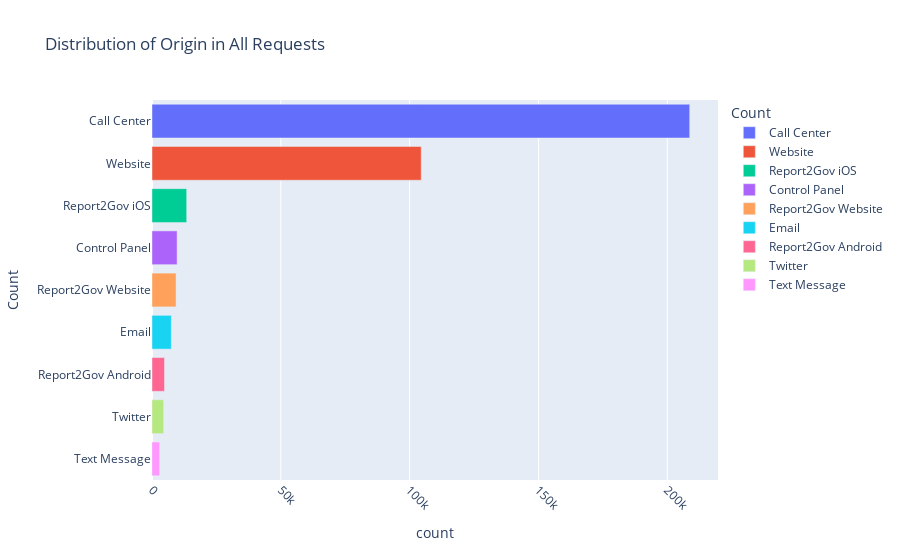
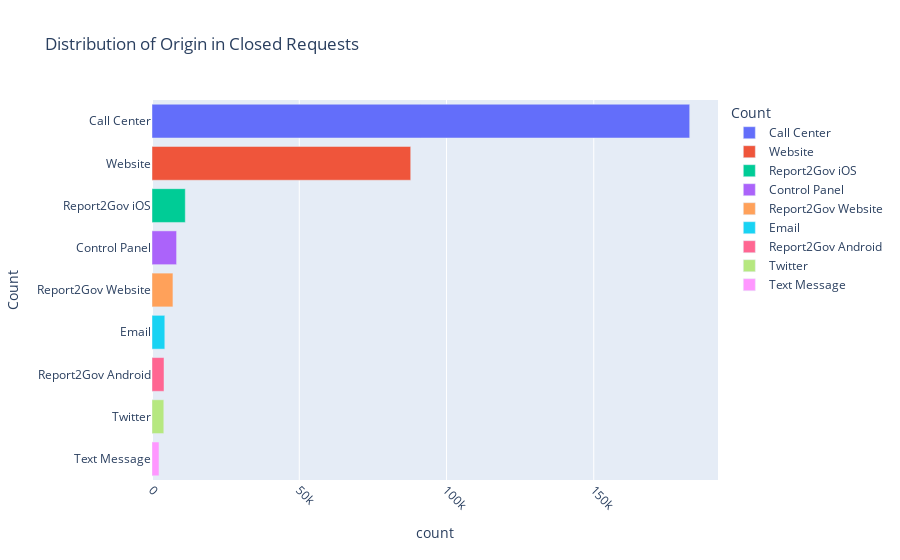
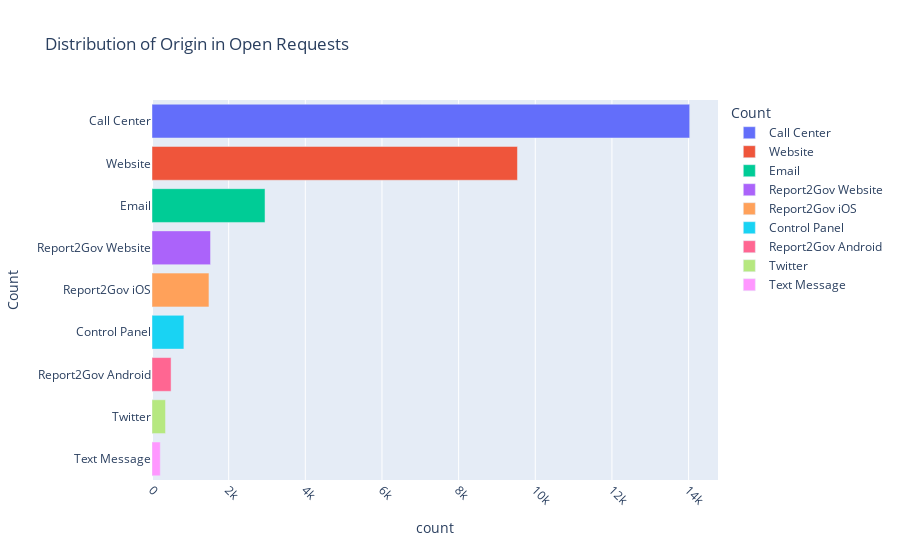
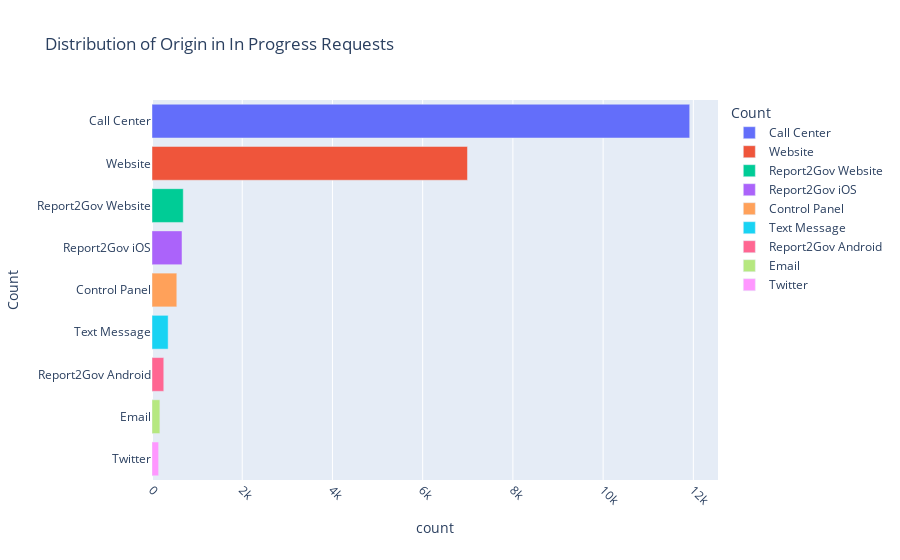

Here is the notebook cell these charts were saved with, in order:
### Code cell
# Visualize the distribution of 'origin'

# Distribution of Origin in All Requests
fig_all = px.bar(data_sorted['origin'].value_counts().reset_index(),
                 x='count', y='origin',
                 labels={'index': 'Origin', 'origin': 'Count'},
                 title='Distribution of Origin in All Requests',
                 color='origin')
fig_all.update_layout(xaxis=dict(tickangle=45))
fig_all.show()

# Distribution of Origin in Closed Requests
fig_closed = px.bar(df_closed['origin'].value_counts().reset_index(),
                    x='count', y='origin',
                    labels={'index': 'Origin', 'origin': 'Count'},
                    title='Distribution of Origin in Closed Requests',
                    color='origin',)
fig_closed.update_layout(xaxis=dict(tickangle=45))
fig_closed.show()

# Distribution of Origin in Open Requests
fig_open = px.bar(df_open['origin'].value_counts().reset_index(),
                  x='count', y='origin',
                  labels={'index': 'Origin', 'origin': 'Count'},
                  title='Distribution of Origin in Open Requests',
                  color='origin')
fig_open.update_layout(xaxis=dict(tickangle=45))
fig_open.show()

# Distribution of Origin in In Progress Requests
fig_in_progress = px.bar(df_in_progress['origin'].value_counts().reset_index(),
                         x='count', y='origin',
                         labels={'index': 'Origin', 'origin': 'Count'},
                         title='Distribution of Origin in In Progress Requests',
                         color='origin')
fig_in_progress.update_layout(xaxis=dict(tickangle=45))
fig_in_progress.show()

### Figure 1 — Plotly figure (JSON) as saved in the notebook; plotly's stock layout.template omitted (floating-point values rounded to 4 significant figures)
{"data": [{"hovertemplate": "Count=%{y}<br>count=%{x}<extra></extra>", "legendgroup": "Call Center", "marker": {"color": "#636efa", "pattern": {"shape": ""}}, "name": "Call Center", "orientation": "h", "showlegend": true, "textposition": "auto", "type": "bar", "x": [208698], "xaxis": "x", "y": ["Call Center"], "yaxis": "y"}, {"hovertemplate": "Count=%{y}<br>count=%{x}<extra></extra>", "legendgroup": "Website", "marker": {"color": "#EF553B", "pattern": {"shape": ""}}, "name": "Website", "orientation": "h", "showlegend": true, "textposition": "auto", "type": "bar", "x": [104492], "xaxis": "x", "y": ["Website"], "yaxis": "y"}, {"hovertemplate": "Count=%{y}<br>count=%{x}<extra></extra>", "legendgroup": "Report2Gov iOS", "marker": {"color": "#00cc96", "pattern": {"shape": ""}}, "name": "Report2Gov iOS", "orientation": "h", "showlegend": true, "textposition": "auto", "type": "bar", "x": [13463], "xaxis": "x", "y": ["Report2Gov iOS"], "yaxis": "y"}, {"hovertemplate": "Count=%{y}<br>count=%{x}<extra></extra>", "legendgroup": "Control Panel", "marker": {"color": "#ab63fa", "pattern": {"shape": ""}}, "name": "Control Panel", "orientation": "h", "showlegend": true, "textposition": "auto", "type": "bar", "x": [9741], "xaxis": "x", "y": ["Control Panel"], "yaxis": "y"}, {"hovertemplate": "Count=%{y}<br>count=%{x}<extra></extra>", "legendgroup": "Report2Gov Website", "marker": {"color": "#FFA15A", "pattern": {"shape": ""}}, "name": "Report2Gov Website", "orientation": "h", "showlegend": true, "textposition": "auto", "type": "bar", "x": [9346], "xaxis": "x", "y": ["Report2Gov Website"], "yaxis": "y"}, {"hovertemplate": "Count=%{y}<br>count=%{x}<extra></extra>", "legendgroup": "Email", "marker": {"color": "#19d3f3", "pattern": {"shape": ""}}, "name": "Email", "orientation": "h", "showlegend": true, "textposition": "auto", "type": "bar", "x": [7501], "xaxis": "x", "y": ["Email"], "yaxis": "y"}, {"hovertemplate": "Count=%{y}<br>count=%{x}<extra></extra>", "legendgroup": "Report2Gov Android", "marker": {"color": "#FF6692", "pattern": {"shape": ""}}, "name": "Report2Gov Android", "orientation": "h", "showlegend": true, "textposition": "auto", "type": "bar", "x": [4857], "xaxis": "x", "y": ["Report2Gov Android"], "yaxis": "y"}, {"hovertemplate": "Count=%{y}<br>count=%{x}<extra></extra>", "legendgroup": "Twitter", "marker": {"color": "#B6E880", "pattern": {"shape": ""}}, "name": "Twitter", "orientation": "h", "showlegend": true, "textposition": "auto", "type": "bar", "x": [4517], "xaxis": "x", "y": ["Twitter"], "yaxis": "y"}, {"hovertemplate": "Count=%{y}<br>count=%{x}<extra></extra>", "legendgroup": "Text Message", "marker": {"color": "#FF97FF", "pattern": {"shape": ""}}, "name": "Text Message", "orientation": "h", "showlegend": true, "textposition": "auto", "type": "bar", "x": [2952], "xaxis": "x", "y": ["Text Message"], "yaxis": "y"}], "layout": {"barmode": "relative", "legend": {"title": {"text": "Count"}, "tracegroupgap": 0}, "title": {"text": "Distribution of Origin in All Requests"}, "xaxis": {"anchor": "y", "domain": [0, 1], "tickangle": 45, "title": {"text": "count"}}, "yaxis": {"anchor": "x", "categoryarray": ["Text Message", "Twitter", "Report2Gov Android", "Email", "Report2Gov Website", "Control Panel", "Report2Gov iOS", "Website", "Call Center"], "categoryorder": "array", "domain": [0, 1], "title": {"text": "Count"}}}}

### Figure 2 — Plotly figure (JSON) as saved in the notebook; plotly's stock layout.template omitted (floating-point values rounded to 4 significant figures)
{"data": [{"hovertemplate": "Count=%{y}<br>count=%{x}<extra></extra>", "legendgroup": "Call Center", "marker": {"color": "#636efa", "pattern": {"shape": ""}}, "name": "Call Center", "orientation": "h", "showlegend": true, "textposition": "auto", "type": "bar", "x": [182576], "xaxis": "x", "y": ["Call Center"], "yaxis": "y"}, {"hovertemplate": "Count=%{y}<br>count=%{x}<extra></extra>", "legendgroup": "Website", "marker": {"color": "#EF553B", "pattern": {"shape": ""}}, "name": "Website", "orientation": "h", "showlegend": true, "textposition": "auto", "type": "bar", "x": [87848], "xaxis": "x", "y": ["Website"], "yaxis": "y"}, {"hovertemplate": "Count=%{y}<br>count=%{x}<extra></extra>", "legendgroup": "Report2Gov iOS", "marker": {"color": "#00cc96", "pattern": {"shape": ""}}, "name": "Report2Gov iOS", "orientation": "h", "showlegend": true, "textposition": "auto", "type": "bar", "x": [11302], "xaxis": "x", "y": ["Report2Gov iOS"], "yaxis": "y"}, {"hovertemplate": "Count=%{y}<br>count=%{x}<extra></extra>", "legendgroup": "Control Panel", "marker": {"color": "#ab63fa", "pattern": {"shape": ""}}, "name": "Control Panel", "orientation": "h", "showlegend": true, "textposition": "auto", "type": "bar", "x": [8347], "xaxis": "x", "y": ["Control Panel"], "yaxis": "y"}, {"hovertemplate": "Count=%{y}<br>count=%{x}<extra></extra>", "legendgroup": "Report2Gov Website", "marker": {"color": "#FFA15A", "pattern": {"shape": ""}}, "name": "Report2Gov Website", "orientation": "h", "showlegend": true, "textposition": "auto", "type": "bar", "x": [7111], "xaxis": "x", "y": ["Report2Gov Website"], "yaxis": "y"}, {"hovertemplate": "Count=%{y}<br>count=%{x}<extra></extra>", "legendgroup": "Email", "marker": {"color": "#19d3f3", "pattern": {"shape": ""}}, "name": "Email", "orientation": "h", "showlegend": true, "textposition": "auto", "type": "bar", "x": [4348], "xaxis": "x", "y": ["Email"], "yaxis": "y"}, {"hovertemplate": "Count=%{y}<br>count=%{x}<extra></extra>", "legendgroup": "Report2Gov Android", "marker": {"color": "#FF6692", "pattern": {"shape": ""}}, "name": "Report2Gov Android", "orientation": "h", "showlegend": true, "textposition": "auto", "type": "bar", "x": [4085], "xaxis": "x", "y": ["Report2Gov Android"], "yaxis": "y"}, {"hovertemplate": "Count=%{y}<br>count=%{x}<extra></extra>", "legendgroup": "Twitter", "marker": {"color": "#B6E880", "pattern": {"shape": ""}}, "name": "Twitter", "orientation": "h", "showlegend": true, "textposition": "auto", "type": "bar", "x": [4013], "xaxis": "x", "y": ["Twitter"], "yaxis": "y"}, {"hovertemplate": "Count=%{y}<br>count=%{x}<extra></extra>", "legendgroup": "Text Message", "marker": {"color": "#FF97FF", "pattern": {"shape": ""}}, "name": "Text Message", "orientation": "h", "showlegend": true, "textposition": "auto", "type": "bar", "x": [2373], "xaxis": "x", "y": ["Text Message"], "yaxis": "y"}], "layout": {"barmode": "relative", "legend": {"title": {"text": "Count"}, "tracegroupgap": 0}, "title": {"text": "Distribution of Origin in Closed Requests"}, "xaxis": {"anchor": "y", "domain": [0, 1], "tickangle": 45, "title": {"text": "count"}}, "yaxis": {"anchor": "x", "categoryarray": ["Text Message", "Twitter", "Report2Gov Android", "Email", "Report2Gov Website", "Control Panel", "Report2Gov iOS", "Website", "Call Center"], "categoryorder": "array", "domain": [0, 1], "title": {"text": "Count"}}}}

### Figure 3 — Plotly figure (JSON) as saved in the notebook; plotly's stock layout.template omitted (floating-point values rounded to 4 significant figures)
{"data": [{"hovertemplate": "Count=%{y}<br>count=%{x}<extra></extra>", "legendgroup": "Call Center", "marker": {"color": "#636efa", "pattern": {"shape": ""}}, "name": "Call Center", "orientation": "h", "showlegend": true, "textposition": "auto", "type": "bar", "x": [14029], "xaxis": "x", "y": ["Call Center"], "yaxis": "y"}, {"hovertemplate": "Count=%{y}<br>count=%{x}<extra></extra>", "legendgroup": "Website", "marker": {"color": "#EF553B", "pattern": {"shape": ""}}, "name": "Website", "orientation": "h", "showlegend": true, "textposition": "auto", "type": "bar", "x": [9535], "xaxis": "x", "y": ["Website"], "yaxis": "y"}, {"hovertemplate": "Count=%{y}<br>count=%{x}<extra></extra>", "legendgroup": "Email", "marker": {"color": "#00cc96", "pattern": {"shape": ""}}, "name": "Email", "orientation": "h", "showlegend": true, "textposition": "auto", "type": "bar", "x": [2949], "xaxis": "x", "y": ["Email"], "yaxis": "y"}, {"hovertemplate": "Count=%{y}<br>count=%{x}<extra></extra>", "legendgroup": "Report2Gov Website", "marker": {"color": "#ab63fa", "pattern": {"shape": ""}}, "name": "Report2Gov Website", "orientation": "h", "showlegend": true, "textposition": "auto", "type": "bar", "x": [1527], "xaxis": "x", "y": ["Report2Gov Website"], "yaxis": "y"}, {"hovertemplate": "Count=%{y}<br>count=%{x}<extra></extra>", "legendgroup": "Report2Gov iOS", "marker": {"color": "#FFA15A", "pattern": {"shape": ""}}, "name": "Report2Gov iOS", "orientation": "h", "showlegend": true, "textposition": "auto", "type": "bar", "x": [1486], "xaxis": "x", "y": ["Report2Gov iOS"], "yaxis": "y"}, {"hovertemplate": "Count=%{y}<br>count=%{x}<extra></extra>", "legendgroup": "Control Panel", "marker": {"color": "#19d3f3", "pattern": {"shape": ""}}, "name": "Control Panel", "orientation": "h", "showlegend": true, "textposition": "auto", "type": "bar", "x": [832], "xaxis": "x", "y": ["Control Panel"], "yaxis": "y"}, {"hovertemplate": "Count=%{y}<br>count=%{x}<extra></extra>", "legendgroup": "Report2Gov Android", "marker": {"color": "#FF6692", "pattern": {"shape": ""}}, "name": "Report2Gov Android", "orientation": "h", "showlegend": true, "textposition": "auto", "type": "bar", "x": [498], "xaxis": "x", "y": ["Report2Gov Android"], "yaxis": "y"}, {"hovertemplate": "Count=%{y}<br>count=%{x}<extra></extra>", "legendgroup": "Twitter", "marker": {"color": "#B6E880", "pattern": {"shape": ""}}, "name": "Twitter", "orientation": "h", "showlegend": true, "textposition": "auto", "type": "bar", "x": [353], "xaxis": "x", "y": ["Twitter"], "yaxis": "y"}, {"hovertemplate": "Count=%{y}<br>count=%{x}<extra></extra>", "legendgroup": "Text Message", "marker": {"color": "#FF97FF", "pattern": {"shape": ""}}, "name": "Text Message", "orientation": "h", "showlegend": true, "textposition": "auto", "type": "bar", "x": [216], "xaxis": "x", "y": ["Text Message"], "yaxis": "y"}], "layout": {"barmode": "relative", "legend": {"title": {"text": "Count"}, "tracegroupgap": 0}, "title": {"text": "Distribution of Origin in Open Requests"}, "xaxis": {"anchor": "y", "domain": [0, 1], "tickangle": 45, "title": {"text": "count"}}, "yaxis": {"anchor": "x", "categoryarray": ["Text Message", "Twitter", "Report2Gov Android", "Control Panel", "Report2Gov iOS", "Report2Gov Website", "Email", "Website", "Call Center"], "categoryorder": "array", "domain": [0, 1], "title": {"text": "Count"}}}}

### Figure 4 — Plotly figure (JSON) as saved in the notebook; plotly's stock layout.template omitted (floating-point values rounded to 4 significant figures)
{"data": [{"hovertemplate": "Count=%{y}<br>count=%{x}<extra></extra>", "legendgroup": "Call Center", "marker": {"color": "#636efa", "pattern": {"shape": ""}}, "name": "Call Center", "orientation": "h", "showlegend": true, "textposition": "auto", "type": "bar", "x": [11919], "xaxis": "x", "y": ["Call Center"], "yaxis": "y"}, {"hovertemplate": "Count=%{y}<br>count=%{x}<extra></extra>", "legendgroup": "Website", "marker": {"color": "#EF553B", "pattern": {"shape": ""}}, "name": "Website", "orientation": "h", "showlegend": true, "textposition": "auto", "type": "bar", "x": [6993], "xaxis": "x", "y": ["Website"], "yaxis": "y"}, {"hovertemplate": "Count=%{y}<br>count=%{x}<extra></extra>", "legendgroup": "Report2Gov Website", "marker": {"color": "#00cc96", "pattern": {"shape": ""}}, "name": "Report2Gov Website", "orientation": "h", "showlegend": true, "textposition": "auto", "type": "bar", "x": [693], "xaxis": "x", "y": ["Report2Gov Website"], "yaxis": "y"}, {"hovertemplate": "Count=%{y}<br>count=%{x}<extra></extra>", "legendgroup": "Report2Gov iOS", "marker": {"color": "#ab63fa", "pattern": {"shape": ""}}, "name": "Report2Gov iOS", "orientation": "h", "showlegend": true, "textposition": "auto", "type": "bar", "x": [665], "xaxis": "x", "y": ["Report2Gov iOS"], "yaxis": "y"}, {"hovertemplate": "Count=%{y}<br>count=%{x}<extra></extra>", "legendgroup": "Control Panel", "marker": {"color": "#FFA15A", "pattern": {"shape": ""}}, "name": "Control Panel", "orientation": "h", "showlegend": true, "textposition": "auto", "type": "bar", "x": [550], "xaxis": "x", "y": ["Control Panel"], "yaxis": "y"}, {"hovertemplate": "Count=%{y}<br>count=%{x}<extra></extra>", "legendgroup": "Text Message", "marker": {"color": "#19d3f3", "pattern": {"shape": ""}}, "name": "Text Message", "orientation": "h", "showlegend": true, "textposition": "auto", "type": "bar", "x": [358], "xaxis": "x", "y": ["Text Message"], "yaxis": "y"}, {"hovertemplate": "Count=%{y}<br>count=%{x}<extra></extra>", "legendgroup": "Report2Gov Android", "marker": {"color": "#FF6692", "pattern": {"shape": ""}}, "name": "Report2Gov Android", "orientation": "h", "showlegend": true, "textposition": "auto", "type": "bar", "x": [261], "xaxis": "x", "y": ["Report2Gov Android"], "yaxis": "y"}, {"hovertemplate": "Count=%{y}<br>count=%{x}<extra></extra>", "legendgroup": "Email", "marker": {"color": "#B6E880", "pattern": {"shape": ""}}, "name": "Email", "orientation": "h", "showlegend": true, "textposition": "auto", "type": "bar", "x": [175], "xaxis": "x", "y": ["Email"], "yaxis": "y"}, {"hovertemplate": "Count=%{y}<br>count=%{x}<extra></extra>", "legendgroup": "Twitter", "marker": {"color": "#FF97FF", "pattern": {"shape": ""}}, "name": "Twitter", "orientation": "h", "showlegend": true, "textposition": "auto", "type": "bar", "x": [147], "xaxis": "x", "y": ["Twitter"], "yaxis": "y"}], "layout": {"barmode": "relative", "legend": {"title": {"text": "Count"}, "tracegroupgap": 0}, "title": {"text": "Distribution of Origin in In Progress Requests"}, "xaxis": {"anchor": "y", "domain": [0, 1], "tickangle": 45, "title": {"text": "count"}}, "yaxis": {"anchor": "x", "categoryarray": ["Twitter", "Email", "Report2Gov Android", "Text Message", "Control Panel", "Report2Gov iOS", "Report2Gov Website", "Website", "Call Center"], "categoryorder": "array", "domain": [0, 1], "title": {"text": "Count"}}}}
